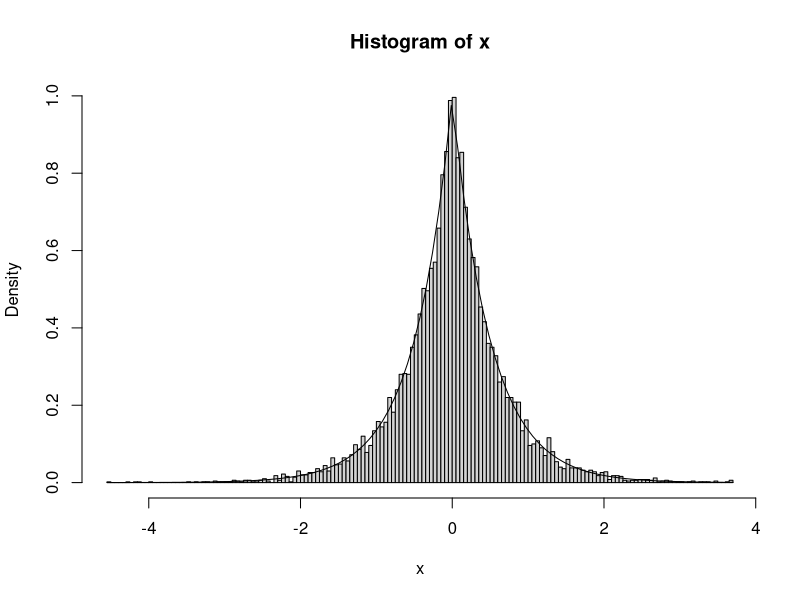
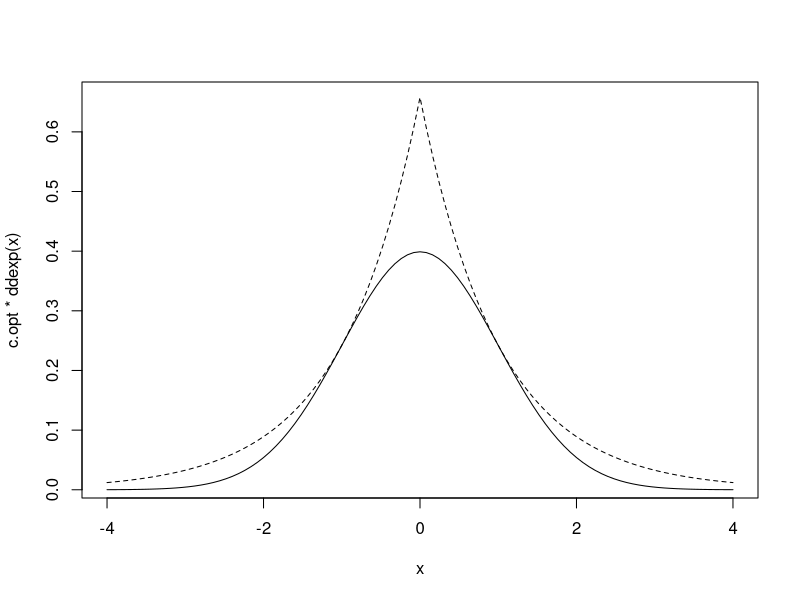
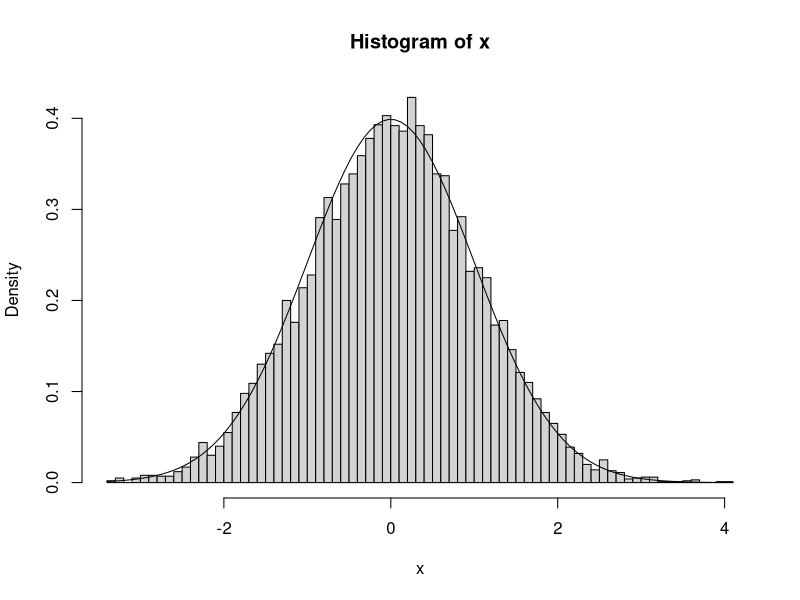
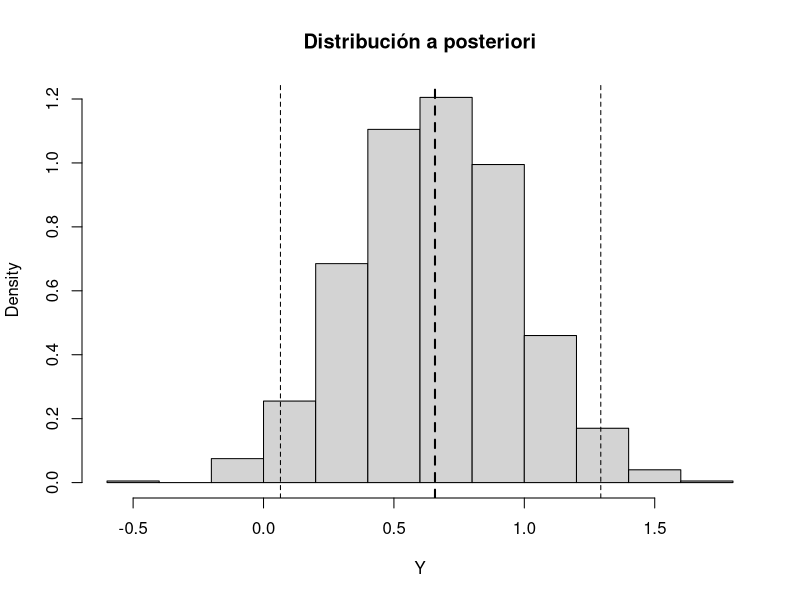

Reproduce these figures in R, in order.
## ---- chunk 1
# Este trozo de código se evalúa pero no se muestra...
knitr::opts_chunk$set(cache = TRUE, cache.path='cache/')
# Pendiente: incluir código práctica...
## ---- chunk 2
ddexp <- function(x, lambda = 1){
# Densidad doble exponencial
  lambda*exp(-lambda*abs(x))/2
}

rdexp <- function(lambda = 1){
# Simulación por inversión
# Doble exponencial
  U <- runif(1)
  if (U<0.5) {
    return(log(2*U)/lambda)
  } else {
    return(-log(2*(1-U))/lambda)
  }
}

rdexpn <- function(n = 1000, lambda = 1) {
# Simulación n valores de doble exponencial
    x <- numeric(n)
    for(i in 1:n) x[i]<-rdexp(lambda)
    return(x)
}
## ---- chunk 3
set.seed(54321)
system.time(x <- rdexpn(10^4, 2))
## ---- chunk 4
hist(x, breaks = "FD", freq = FALSE)
# lines(density(x), col = 'blue')
curve(ddexp(x, 2), add = TRUE)
## ---- chunk 5
# densidad objetivo: dnorm
# densidad auxiliar: ddexp

# EJECUTAR CÓDIGO DEL APARTADO A DEL EJERCICIO 1
c.opt <- sqrt(2*exp(1)/pi)
lambda.opt <- 1
ngen <- 0

rnormAR <- function() {
# Simulación por aceptación-rechazo
# Normal estandar a partir de doble exponencial
  while (TRUE) {
    U <- runif(1)
    X <- rdexp(1)
    ngen <<- ngen+1 # Comentar esta línea para uso normal
    # if (U*exp((X^2+1)*0.5-abs(X)) <= 1) return(X)
    if (c.opt * U * ddexp(X, lambda.opt) <= dnorm(X)) return(X)
  }
}

rnormARn <- function(n=1000) {
# Simulación n valores N(0,1)
    x <- numeric(n)
    for(i in 1:n) x[i]<-rnormAR()
    return(x)
}

# Grafico
curve(c.opt * ddexp(x), xlim = c(-4, 4), lty = 2)
curve(dnorm(x), add = TRUE)
## ---- chunk 6
set.seed(54321)
nsim <- 10^4

ngen <- 0
system.time(x <- rnormARn(nsim))
# Nº generaciones
{
cat("\nNº de generaciones = ", ngen)
cat("\nNº medio de generaciones = ", ngen/nsim)
cat("\nProporción de rechazos = ", 1-nsim/ngen, "\n")
}
## ---- chunk 7
hist(x, breaks="FD", freq=FALSE)
curve(dnorm(x), add=TRUE)
## ---- chunk 8
# Obtención de un valor c óptimo aproximado
optimize(f=function(x){dnorm(x)/ddexp(x)}, maximum=TRUE, interval=c(-1,1))
# NOTA: Cuidado con los límites
# optimize(f=function(x){dnorm(x)/ddexp(x)}, maximum=TRUE, interval=c(0,2))

# Valor óptimo real
# sqrt(2*exp(1)/pi)
c.opt
## ---- chunk 9
# Obtención de valores c y lambda óptimos aproximados
fopt <- function(lambda) {
  # Obtiene c fijado lambda
  optimize(f = function(x){dnorm(x)/ddexp(x,lambda)},
           maximum=TRUE, interval=c(0,2))$objective
}

# Encontar lambda que minimiza
res <- optimize(f=function(x){fopt(x)}, interval=c(0.5,2))
lambda.opt2 <- res$minimum
c.opt2 <- res$objective
## ---- chunk 10
mu0 <- 1
n <- 10
nsim <- 10^3
set.seed(54321)
x <- rnorm(n, mean = mu0)

# Función de verosimilitud
lik <- function(mu){prod(dnorm(x, mean = mu))}

# Cota óptima
# Estimación por máxima verosimilitud
emv <- optimize(f = lik, int = range(x), maximum = TRUE)
emv
c <- emv$objective

mean(x)
c <- lik(mean(x))
c

# Simulación distribución a posteriori
# Simulación por aceptación-rechazo a partir de Cauchy(0,1)
ngen <- nsim
Y <- rcauchy(nsim)
ind <- (c*runif(nsim) > sapply(Y, lik)) # TRUE si no verifica condición
# Volver a generar si no verifica condición
while (sum(ind)>0){
  le <- sum(ind)
  ngen <- ngen + le
  Y[ind] <- rcauchy(le)
  ind[ind] <- (c*runif(le) > sapply(Y[ind], lik)) # TRUE si no verifica condición
}


{ # Nº generaciones
  cat("\nNº de generaciones = ", ngen)
  cat("\nNº medio de generaciones = ", ngen/nsim)
  cat("\nProporción de rechazos = ", 1-nsim/ngen,"\n")
}

# Intervalo de probabilidad al 95% (IC Bayes)
q <- quantile(Y, c(0.025, 0.975))

# Representar estimador e IC Bayes
hist(Y, freq=FALSE, main="Distribución a posteriori")
# abline(v = mean(x), lty = 3) # Estimación frecuentista
abline(v = mean(Y), lty = 2, lwd = 2)  # Estimación Bayesiana
abline(v = q, lty = 2)
